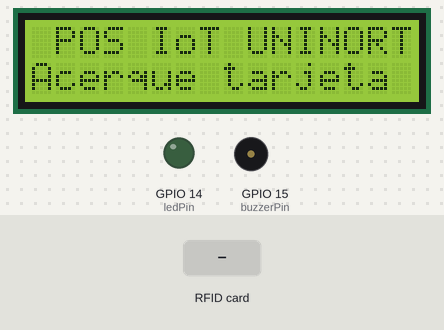
Bench run of a sketch on a simulated ESP32-S3. Parts: 16×2 character LCD, output pins drawn as LEDs (lit = HIGH), buzzer (waves = sounding). Inputs (shaded band) come from the test bench. WiFi joins after 1.5 s; servers stay silent unless stated; uploads are accepted with an empty reply; the local clock reads 2024-03-15 10:24:30 at power-on unless the sketch sets it; storage starts empty; what the sketch prints to the serial monitor is not drawn.

Above: at 3.9 s.
4.0 s: RFID card 5E 7A 19 C4 held to the reader
At 4.13 s:
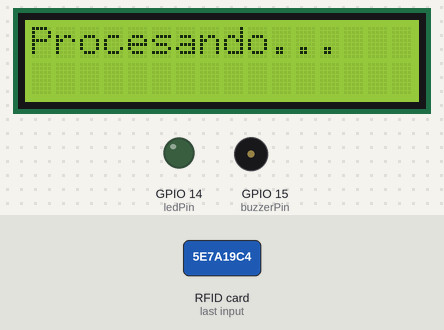
At 5.9 s:
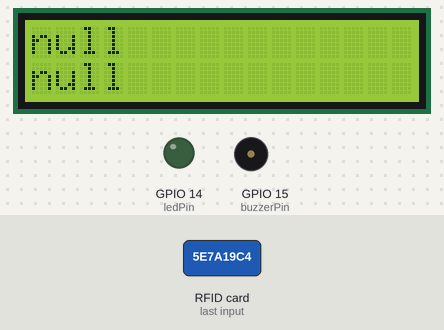
Timing chart, 0 to 7.4 s (numbered marks = the images above; inputs shaded):
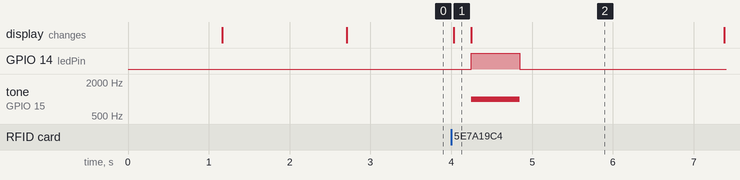

Measured:
- after the input at 4.0 s, GPIO 14 (ledPin): LOW → HIGH after 0.25 s, → LOW 0.60 s later; tone on GPIO 15 (buzzerPin): silent → 1000 Hz after 0.25 s, → silent 0.60 s later; the display: changes at once (image 1)

The sketch:

sketch.ino
```cpp
#include <WiFi.h>
#include <HTTPClient.h>
#include <SPI.h>
#include <MFRC522.h>
#include <Wire.h>
#include <LiquidCrystal_I2C.h>
#include <ArduinoJson.h>
#include <LittleFS.h>
#include "time.h"

// ================= CONFIGURACIÓN WI-FI Y SERVIDOR =================
// En simuladores como Wokwi, usar SSID "Wokwi-GUEST" sin contraseña.
const char* ssid = "Wokwi-GUEST";
const char* password = "";

// ATENCIÓN: Un simulador online no puede ver tu "localhost" ni tu IP local (192.168.x.x).
// Para probar el envío al backend de Python desde un simulador web, debes exponer tu API
// usando herramientas como Ngrok o usar una IP pública.
String serverUrl = "https://dqnf350k-8000.brs.devtunnels.ms/api/transaccion";

// ================= PINES DEL ESP32-S3 (Validados) =================
#define RST_PIN 4
#define SS_PIN  10

MFRC522 rfid(SS_PIN, RST_PIN);
LiquidCrystal_I2C lcd(0x27, 16, 2);

const int buzzerPin = 15;
const int ledPin = 14;

// Configuración NTP (Paraguay GMT-3)
const char* ntpServer = "pool.ntp.org";
const long  gmtOffset_sec = -3 * 3600;
const int   daylightOffset_sec = 0;

void sonarBuzzerYLed(String tipo) {
  digitalWrite(ledPin, HIGH);
  if (tipo == "OK") {
    tone(buzzerPin, 2000, 150);
    delay(150);
  } else {
    tone(buzzerPin, 1000, 300);
    delay(300);
    tone(buzzerPin, 1000, 300);
    delay(300);
  }
  digitalWrite(ledPin, LOW);
  noTone(buzzerPin);
}

String obtenerFechaNTP() {
  struct tm timeinfo;
  if (!getLocalTime(&timeinfo)) {
    return "";
  }
  char buffer[25];
  strftime(buffer, sizeof(buffer), "%Y-%m-%d %H:%M:%S", &timeinfo);
  return String(buffer);
}

void guardarEnBufferOffline(String uid, int monto, String timestamp) {
  File file = LittleFS.open("/datos.txt", FILE_APPEND);
  if (file) {
    file.println(uid + "," + String(monto) + "," + timestamp);
    file.close();
    Serial.println(">>> GUARDADO OFFLINE EXITOSO EN datos.txt: " + uid);
  } else {
    Serial.println(">>> ERROR: No se pudo abrir datos.txt para escribir.");
  }
}

void sincronizarBufferOffline() {
  if (!LittleFS.exists("/datos.txt") || WiFi.status() != WL_CONNECTED) return;

  File file = LittleFS.open("/datos.txt", FILE_READ);
  if (!file) return;

  lcd.clear();
  lcd.setCursor(0, 0);
  lcd.print("Sincronizando...");
  Serial.println("\n--- INICIANDO SINCRONIZACION OFFLINE ---");

  DynamicJsonDocument doc(4096);
  JsonArray lote = doc.to<JsonArray>();

  while (file.available()) {
    String linea = file.readStringUntil('\n');
    linea.trim();
    if (linea.length() == 0) continue;

    Serial.println("Linea leida de datos.txt: " + linea);

    int c1 = linea.indexOf(',');
    int c2 = linea.lastIndexOf(',');
    if (c1 == -1 || c2 == -1) {
      Serial.println("Linea ignorada por formato incorrecto.");
      continue;
    }

    String uid = linea.substring(0, c1);
    int monto = linea.substring(c1 + 1, c2).toInt();
    String ts = linea.substring(c2 + 1);
    ts.trim();

    JsonObject tx = lote.createNestedObject();
    tx["uid"] = uid;
    tx["monto"] = monto;
    tx["categoria"] = "Comedor (Offline)";
    tx["timestamp"] = ts;
  }
  file.close();

  if (lote.size() == 0) {
    LittleFS.remove("/datos.txt");
    Serial.println("Archivo vacio o ilegible. Borrado.");
    return;
  }

  String requestBody;
  serializeJson(doc, requestBody);
  Serial.println("Payload a enviar: " + requestBody);

  HTTPClient http;
  String urlLote = serverUrl;
  urlLote.replace("transaccion", "sincronizar_buffer");

  http.begin(urlLote);
  http.addHeader("Content-Type", "application/json");

  int httpCode = http.POST(requestBody);
  http.end();

  Serial.print("Servidor respondio con HTTP CODE: ");
  Serial.println(httpCode);

  if (httpCode == 200) {
    LittleFS.remove("/datos.txt");
    lcd.setCursor(0, 1);
    lcd.print("Buffer al dia!  ");
    Serial.println(">>> SINCRONIZACION EXITOSA. datos.txt BORRADO.");
    delay(1500);
  } else {
    lcd.setCursor(0, 1);
    lcd.print("Error: " + String(httpCode));
    Serial.println(">>> FALLO AL SINCRONIZAR. MANTENIENDO datos.txt");
    delay(2000);
  }
}

void mostrarPantallaEspera() {
  lcd.clear();
  lcd.setCursor(0, 0);
  lcd.print(" POS IoT UNINORTE");
  lcd.setCursor(0, 1);
  lcd.print("Acerque tarjeta ");
}

void setup() {
  Serial.begin(115200);
  delay(1000);

  // Inicializar bus SPI con los pines validados (SCK:12, MISO:13, MOSI:11, SS:10)
  SPI.begin(12, 13, 11, 10);
  rfid.PCD_Init();

  // Inicializar I2C con los pines validados (SDA:8, SCL:9)
  Wire.begin(8, 9);
  lcd.init();
  lcd.backlight();

  pinMode(buzzerPin, OUTPUT);
  pinMode(ledPin, OUTPUT);

  lcd.setCursor(0, 0);
  lcd.print("Iniciando POS...");

  // Inicializar Memoria Flash
  LittleFS.begin(true);

  // Conectar a Wi-Fi
  WiFi.begin(ssid, password);
  lcd.setCursor(0, 1);
  lcd.print("Conectando WiFi ");
  int intentos = 0;
  while (WiFi.status() != WL_CONNECTED && intentos < 20) {
    delay(500);
    Serial.print(".");
    intentos++;
  }
  Serial.println("");

  // Configurar Hora NTP
  if (WiFi.status() == WL_CONNECTED) {
    configTime(gmtOffset_sec, daylightOffset_sec, ntpServer);
    sincronizarBufferOffline();
  }

  mostrarPantallaEspera();
  Serial.println("Terminal POS IoT (ESP32-S3) iniciada correctamente.");
}

void loop() {
  if (!rfid.PICC_IsNewCardPresent() || !rfid.PICC_ReadCardSerial()) {
    return;
  }

  String uidString = "";
  for (byte i = 0; i < rfid.uid.size; i++) {
    uidString += String(rfid.uid.uidByte[i] < 0x10 ? "0" : "");
    uidString += String(rfid.uid.uidByte[i], HEX);
  }
  uidString.toUpperCase();

  Serial.print("Tarjeta detectada. UID: ");
  Serial.println(uidString);

  lcd.clear();
  lcd.setCursor(0, 0);
  lcd.print("Procesando...   ");

  String fechaActual = obtenerFechaNTP();
  int montoConsumo = 15000;

  if (WiFi.status() == WL_CONNECTED) {
    sincronizarBufferOffline();

    HTTPClient http;
    http.begin(serverUrl);
    http.addHeader("Content-Type", "application/json");

    StaticJsonDocument<200> doc;
    doc["uid"] = uidString;
    doc["monto"] = montoConsumo;
    doc["categoria"] = "Comedor Universitario";
    if (fechaActual.length() > 0) doc["timestamp"] = fechaActual;

    String requestBody;
    serializeJson(doc, requestBody);

    int httpResponseCode = http.POST(requestBody);

    if (httpResponseCode == 200) {
      String response = http.getString();
      StaticJsonDocument<512> resDoc;
      deserializeJson(resDoc, response);

      String linea1 = resDoc["lcd_linea1"].as<String>();
      String linea2 = resDoc["lcd_linea2"].as<String>();
      String buzzer = resDoc["buzzer"].as<String>();

      lcd.clear();
      lcd.setCursor(0, 0);
      lcd.print(linea1);
      lcd.setCursor(0, 1);
      lcd.print(linea2);
      sonarBuzzerYLed(buzzer);
    } else {
      guardarEnBufferOffline(uidString, montoConsumo, fechaActual);
      lcd.clear();
      lcd.setCursor(0, 0);
      lcd.print("Guardado Offline");
      lcd.setCursor(0, 1);
      lcd.print("-Gs.15000 (Mem) ");
      sonarBuzzerYLed("OK");
    }
    http.end();
  } else {
    guardarEnBufferOffline(uidString, montoConsumo, fechaActual);
    lcd.clear();
    lcd.setCursor(0, 0);
    lcd.print("Modo Offline    ");
    lcd.setCursor(0, 1);
    lcd.print("Guardado en Mem ");
    sonarBuzzerYLed("OK");
  }

  rfid.PICC_HaltA();
  rfid.PCD_StopCrypto1();

  delay(2500);
  mostrarPantallaEspera();
}
```
